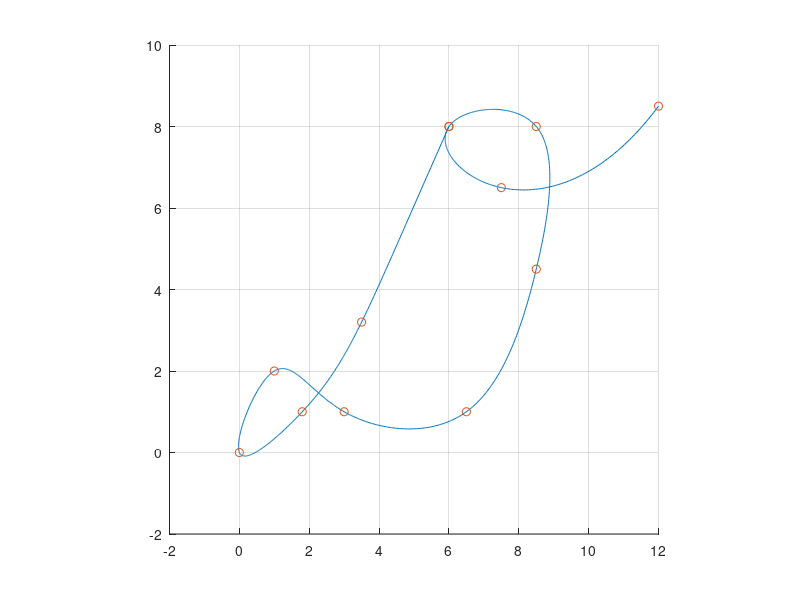

The MATLAB source for this figure:
x=2*[3,1.75,0.9,0,0.5,1.5,3.25,4.25,4.25,3,3.75,6]; % x-values
y=2*[4,1.6,0.5,0,1.0,0.5,0.5,2.25,4,4,3.25,4.25]; % y-values
n=length(x);
data=[x',y'],
axis square, hold on
t=0:1:n-1; % parametric coordinate
tt=[0:0.01:n-1]; % interpolant evaluation points
xx=spline(t,x,tt); yy=spline(t,y,tt);
plot(xx,yy'), plot(x,y,'o'),
grid on, shg